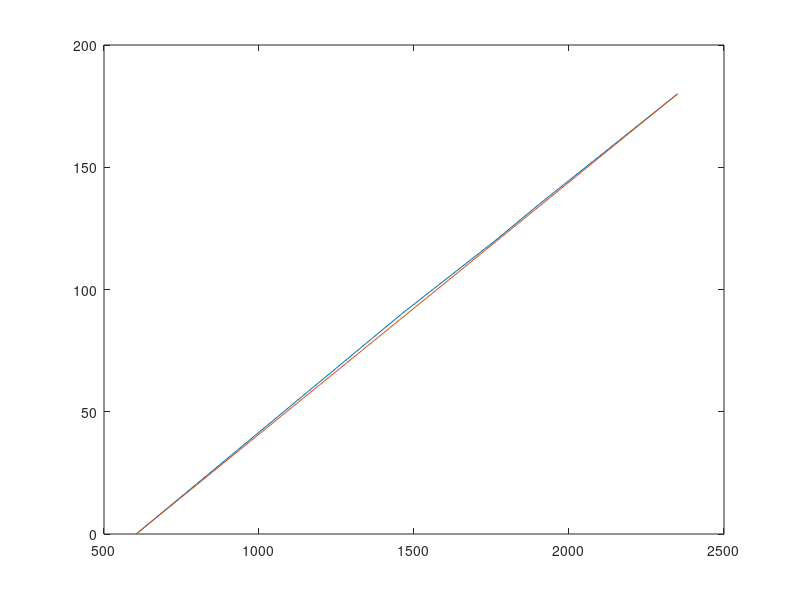

This figure's MATLAB source:
micros = [604 1460 1762 1905 2350];
angle = [0 90 120 135 180];

mt = [604 2350];
at = [0 180];


plot (micros, angle)
hold on
plot(mt, at)